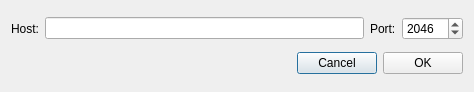
<?xml version="1.0" encoding="UTF-8"?>
<ui version="4.0">
 <class>NewNodeDialog</class>
 <widget class="QDialog" name="NewNodeDialog">
  <property name="windowModality">
   <enum>Qt::ApplicationModal</enum>
  </property>
  <property name="geometry">
   <rect>
    <x>0</x>
    <y>0</y>
    <width>474</width>
    <height>92</height>
   </rect>
  </property>
  <property name="windowTitle">
   <string>New remote node</string>
  </property>
  <layout class="QVBoxLayout" name="verticalLayout">
   <item>
    <layout class="QHBoxLayout" name="horizontalLayout">
     <item>
      <widget class="QLabel" name="label">
       <property name="text">
        <string>Host:</string>
       </property>
      </widget>
     </item>
     <item>
      <widget class="QLineEdit" name="m_hostEdit"/>
     </item>
     <item>
      <widget class="QLabel" name="label_2">
       <property name="text">
        <string>Port:</string>
       </property>
      </widget>
     </item>
     <item>
      <widget class="QSpinBox" name="m_portSpin">
       <property name="minimum">
        <number>1</number>
       </property>
       <property name="maximum">
        <number>65535</number>
       </property>
       <property name="value">
        <number>2046</number>
       </property>
      </widget>
     </item>
    </layout>
   </item>
   <item>
    <layout class="QHBoxLayout" name="horizontalLayout_2">
     <item>
      <spacer name="horizontalSpacer">
       <property name="orientation">
        <enum>Qt::Horizontal</enum>
       </property>
       <property name="sizeHint" stdset="0">
        <size>
         <width>40</width>
         <height>20</height>
        </size>
       </property>
      </spacer>
     </item>
     <item>
      <widget class="QPushButton" name="m_cancelButton">
       <property name="text">
        <string>Cancel</string>
       </property>
      </widget>
     </item>
     <item>
      <widget class="QPushButton" name="m_okButton">
       <property name="text">
        <string>OK</string>
       </property>
      </widget>
     </item>
    </layout>
   </item>
  </layout>
 </widget>
 <resources/>
 <connections>
  <connection>
   <sender>m_okButton</sender>
   <signal>clicked()</signal>
   <receiver>NewNodeDialog</receiver>
   <slot>accept()</slot>
   <hints>
    <hint type="sourcelabel">
     <x>500</x>
     <y>62</y>
    </hint>
    <hint type="destinationlabel">
     <x>276</x>
     <y>44</y>
    </hint>
   </hints>
  </connection>
  <connection>
   <sender>m_cancelButton</sender>
   <signal>clicked()</signal>
   <receiver>NewNodeDialog</receiver>
   <slot>reject()</slot>
   <hints>
    <hint type="sourcelabel">
     <x>417</x>
     <y>62</y>
    </hint>
    <hint type="destinationlabel">
     <x>276</x>
     <y>44</y>
    </hint>
   </hints>
  </connection>
 </connections>
</ui>
